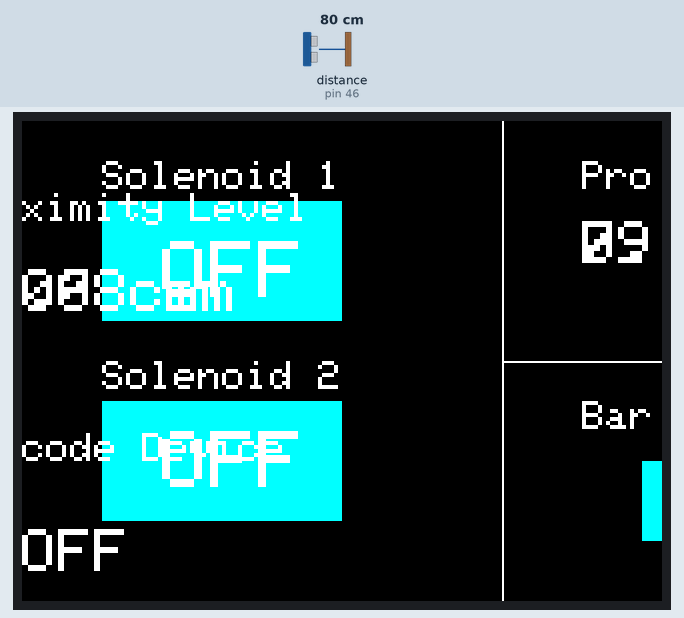
This sketch was run on a simulated Arduino Mega 2560, built with avr-gcc and run on an emulated ATmega2560. Shown: 320×240 colour display. Wiring (inferred from the names in the program): ultrasonic range finder: trigger pin 47; echo pin 46. The inputs (shaded band) are chosen by the test bench; at power-on: distance to the obstacle (sensor on pin 46) 80 cm. The echo pulse lasts 58.3 µs per cm.

Above: at 1.6 s.
1.7 s: distance to the obstacle (sensor on pin 46) set to 9 cm
At 4.4 s:
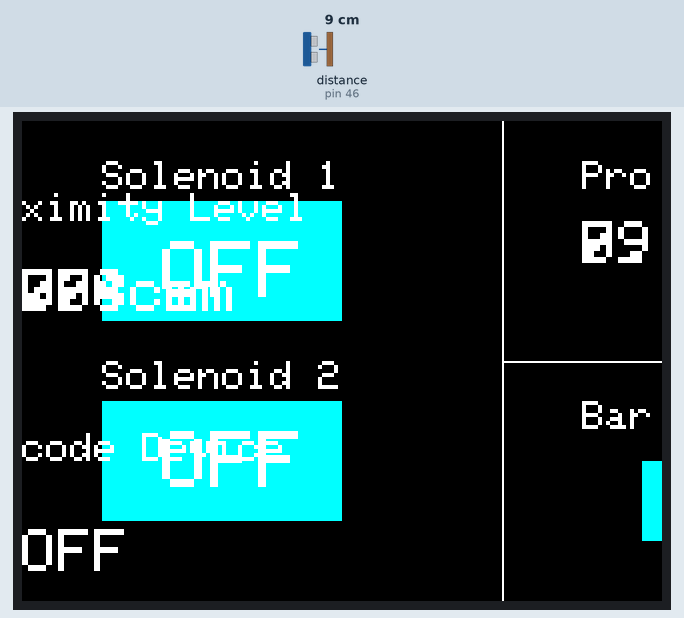
4.7 s: distance to the obstacle (sensor on pin 46) set to 18 cm
At 6.8 s:
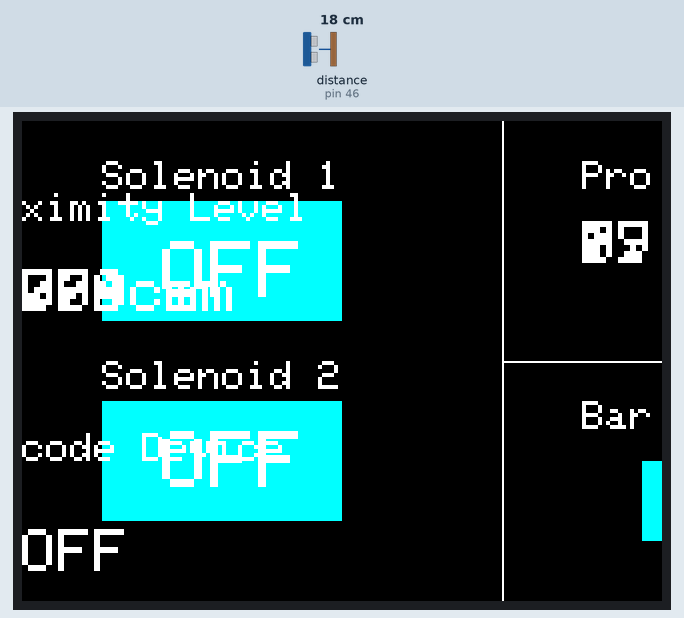
7.2 s: distance to the obstacle (sensor on pin 46) set to 35 cm
At 10.8 s:
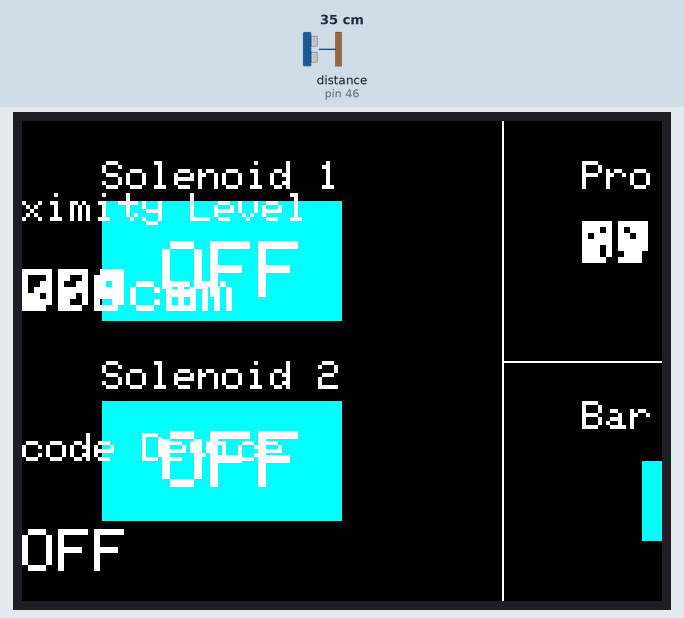
Timing chart, 0 to 12.3 s (numbered marks = the images above; inputs shaded):
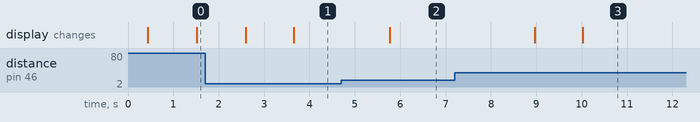

The sketch:

ParcelTest_v1.ino
```cpp
//*************************************
//*************************************
//    Parcel Droper Hardware Test
//    Date: 15-Jan-2025
//    functions for adafruit
//    https://learn.adafruit.com/adafruit-gfx-graphics-library?view=all
//*************************************
//*************************************

#include <Adafruit_GFX.h>
#include <MCUFRIEND_kbv.h>
#include <TouchScreen.h>

MCUFRIEND_kbv tft;

//Pins
#define trig_pin 47
#define echo_pin 46

float duration;
float distance;
const float min_distance = 5.00;  // Minimum distance in cm
const int num_samples = 5;        // Number of samples for averaging
bool stop_operation = false;      // Flag to indicate if the operation should stop

//Variables

//Colors
#define BLACK   0x0000
#define BLUE    0x001F
#define RED     0xF800
#define GREEN   0x07E0
#define CYAN    0x07FF
#define MAGENTA 0xF81F
#define YELLOW  0xFFE0
#define WHITE   0xFFFF


void setup() {
  //PinModes
  pinMode(trig_pin, OUTPUT);
  pinMode(echo_pin, INPUT);

  Serial.begin(9600);
  uint16_t id = tft.readID();
  tft.begin(id);
  tft.fillScreen(BLACK);
  tft.setRotation(3);

  tft.setCursor(80,140);
  tft.setTextColor(WHITE);
  tft.setTextSize(3);
  tft.println("Parcel Dropper 2024");
  delay(100);

  tft.fillScreen(BLACK);


  tft.drawFastVLine(240, 0, 480, WHITE);
  tft.drawFastHLine(240, 120, 300, WHITE);

  tft.setCursor(40,280);
  tft.setTextColor(WHITE);
  tft.setTextSize(1.5);
  tft.println("Parcel Dropper 2024");

  button1();
  button2();
  barcode_panel();
}

void button1() {

  tft.fillRect(40, 40, 120 , 60, CYAN);
  tft.setCursor(70,60);
  tft.setTextSize(4);
  tft.println("OFF");

  tft.setCursor(40,20);
  tft.setTextSize(2);
  tft.println("Solenoid 1");


}

void button2() {

  tft.fillRect(40, 140, 120 , 60, CYAN); //RED OFF - YELLOW ON-

  tft.setCursor(70,155);
  tft.setTextSize(4);
  tft.println("OFF");

  tft.setCursor(40,120);
  tft.setTextSize(2);
  tft.println("Solenoid 2");
}

void button3() {

  tft.fillRect(310, 170, 100 , 40, CYAN); //RED OFF - YELLOW ON-

  tft.setCursor(340,180);
  tft.setTextSize(3);
  tft.println("OFF");

  tft.setCursor(40,120);
  tft.setTextSize(2);
  tft.println("Solenoid 2");
}

//Proximity Configurations
float get_distance() {
  float total_distance = 0;

  // Take multiple readings for averaging
  for (int i = 0; i < num_samples; i++) {
    // Ensure the trig_pin is LOW
    digitalWrite(trig_pin, LOW);
    delayMicroseconds(5);

    // Send a 10-microsecond pulse to trigger the sensor
    digitalWrite(trig_pin, HIGH);
    delayMicroseconds(10);
    digitalWrite(trig_pin, LOW);

    // Measure the duration of the echo in microseconds
    duration = pulseIn(echo_pin, HIGH);

    // Calculate the distance in cm
    float single_distance = (duration * 0.0343) / 2;

    // Accumulate valid readings only
    if (single_distance > min_distance && single_distance < 400) {
      total_distance += single_distance;
    } else {
      // Retry if an invalid reading is encountered (decrement i to retry)
      i--;
    }

    // Small delay between samples
    delay(10);
  }

  // Return the average distance
  return total_distance / num_samples;
}

void show_proximity() {
  tft.setCursor(280,20);
  tft.setTextSize(2);
  tft.println("Proximity Level");


  tft.setCursor(280,50);
  tft.setTextSize(3);
  tft.print(distance);
  tft.println(" cm");
}

void barcode_panel(){
  tft.setCursor(280,140);
  tft.setTextSize(2);
  tft.println("Barcode Device");

  button3();

  tft.setCursor(300,260);
  tft.setTextSize(3);
  tft.print("124-abc");


}

void loop() {
  // put your main code here, to run repeatedly:
  show_proximity();
  distance = get_distance();
  delay(1000);
}
```

Measured:
- after the input at 1.7 s, the display: first differs from a run without the input after 2.0 s (image 1)
- after the input at 4.7 s, the display: changes after 1.1 s (image 2)
- after the input at 7.2 s, the display: first changes after 1.8 s (image 3 shows a later state)
